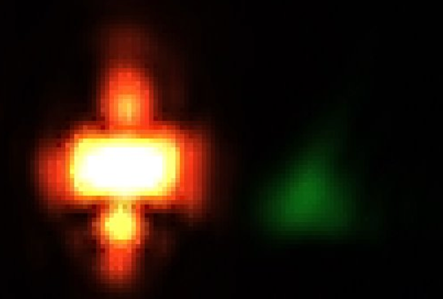
#> input picture test_images/img.png, 443 x 299 px
$ python CV_Manager.py
#> lines starting #> are read from the running program, lines starting #| are printed output that depends on the picture; after the words box and inside, x2 and y2 are one past the last pixel; in counts of white or black regions, pixels touching at a corner belong together; long printed decimals are rounded
#> in find_distance, self.image is the input picture: shape (299, 443, 3); mean B, G, R 12.9, 24.6, 42
### src/laserDetector.py
import cv2
import numpy as np


class LaserDetector:
    def __init__(self, color, image=None):
        self.CUTOFF_LENGTH = 10
        self.color = color
        self.contours = None
        self.ellipse = None
        self.image = image

    def mask(self, color=None, s_min=50, v_min=50, return_images=False):
#> called with color = array of shape (1, 1, 3), s_min = 50, v_min = 50, return_images = False
        if color is None:
            color = self.color
        if self.image is None:
            return None
        img = self.image
        # cv2.imshow("img", img)
        # cv2.waitKey(0)
        if img.ndim == 2:
            img = cv2.cvtColor(img, cv2.COLOR_GRAY2BGR)
        elif img.ndim == 3 and img.shape[2] == 4:
            img = cv2.cvtColor(img, cv2.COLOR_BGRA2BGR)
        # ensure 1x1x3 uint8 for color conversion  # e.g., (0,0,255) for red
        hsv_color = cv2.cvtColor(color, cv2.COLOR_BGR2HSV)
        h = int(hsv_color[0, 0, 0])

        hsv_image = cv2.cvtColor(img, cv2.COLOR_BGR2HSV)
#> hsv_image: shape (299, 443, 3); mean H, S, V 39.5, 182.2, 44.9
        # cv2.imshow("hsv_image", hsv_image)
        # cv2.waitKey(0)

        low_h = (h - self.CUTOFF_LENGTH) % 180
        high_h = (h + self.CUTOFF_LENGTH) % 180

        lower_sv = np.array([s_min, v_min], dtype=np.uint8)

        if low_h <= high_h:
            lower = np.array([low_h, lower_sv[0], lower_sv[1]], dtype=np.uint8)
            upper = np.array([high_h, 255, 255], dtype=np.uint8)
            mask = cv2.inRange(hsv_image, lower, upper)
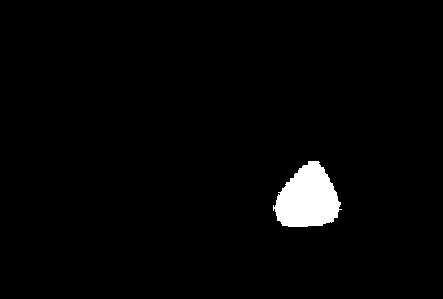
#> mask: shape (299, 443); 2.4% white; 1 white region
        else:
            # wrap-around: [0..high_h] OR [low_h..179]
            lower1 = np.array([0, lower_sv[0], lower_sv[1]], dtype=np.uint8)
            upper1 = np.array([high_h, 255, 255], dtype=np.uint8)
            lower2 = np.array([low_h, lower_sv[0], lower_sv[1]], dtype=np.uint8)
            upper2 = np.array([179, 255, 255], dtype=np.uint8)
            mask = cv2.inRange(hsv_image, lower1, upper1) | cv2.inRange(hsv_image, lower2, upper2)

        masked = cv2.bitwise_and(img, img, mask=mask)
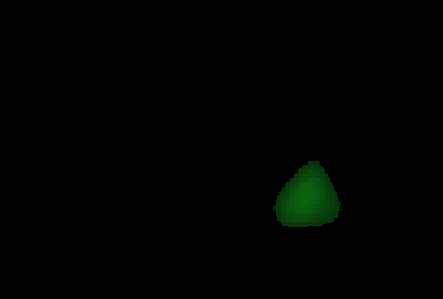
#> masked: shape (299, 443, 3); mean B, G, R 0.3, 1.7, 0.2
        # cv2.imshow("masked", masked)
        # cv2.waitKey(0)
        if return_images:
            return hsv_image, masked
        return mask

    def find_contours(self):
        masked = self.mask()
        self.contours, hierarchy = cv2.findContours(masked, cv2.RETR_LIST, cv2.CHAIN_APPROX_SIMPLE)
#> self.contours = 1 contour; box (x1, y1, x2, y2) and area: (273, 161, 342, 227) 2998
        drawn = cv2.drawContours(self.image, self.contours, -1, (255, 0, 0), 1)
        # cv2.imshow("drawn", drawn)
        # cv2.waitKey(0)
        return drawn

    def fit_ellipse(self, contour_selection=1):
#> called with contour_selection = 0
        if not self.contours:
            print("No contours found!")
            return None
        largest_contours = sorted(self.contours, key=cv2.contourArea, reverse=True)
#> largest_contours has the same summary as self.contours in find_contours
        contour = largest_contours[contour_selection]
#> contour = contour of 111 points, box (x1, y1, x2, y2) (273, 161, 342, 227), area 2998
        ellipse = cv2.fitEllipse(contour)
#> ellipse = ((307.6, 200.5), (60.23, 71.48), 31.45)
        print(ellipse)
#| ((307.575, 200.464), (60.228, 71.481), 31.447)
        self.ellipse = ellipse
#> self.ellipse = ((307.6, 200.5), (60.23, 71.48), 31.45)
        drawn = cv2.ellipse(self.image, ellipse, (0, 255, 0), 2)
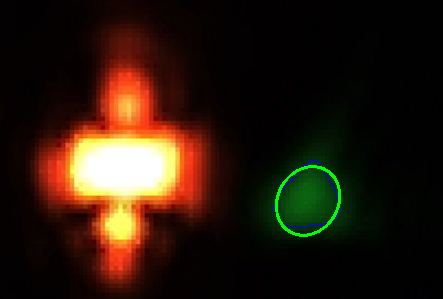
#> drawn: shape (299, 443, 3); mean B, G, R 13.2, 25.5, 41.9
        return drawn, *self.ellipse

    def detect_laser(self, contour_selection=0):
        import time
        start = time.perf_counter()
        self.mask(self.color)
        self.find_contours()
        self.fit_ellipse(contour_selection=contour_selection)
        end = time.perf_counter()
        print(f"Time taken: {end - start} seconds")

### src/CV_Manager.py
import cv2
import numpy as np
import laserDetector as ld
try:
    import gxipy
except:
    print("Daheng GalaxyView SDK not installed. \nEither install it or check the file path in python API")


class CV_Manager:
    def __init__(self):
        # Initialize data objects
        self.green = np.array([[[0, 255, 0]]], dtype=np.uint8)
        self.red = np.array([[[0, 0, 255]]], dtype=np.uint8)
        self.green_laser = ld.LaserDetector(self.green)
        self.red_laser = ld.LaserDetector(self.red)

        # Declare device interfaces
        self.device_manager = None
        self.camera_stream = None

    def initialize_camera_stream(self):
        self.device_manager = gxipy.DeviceManager()
        # The implementation here is slightly different from the C version of the API
        device_num, device_info = self.camera_stream.update_device_list()
        self.camera_stream.open_device_by_index(0)
        self.camera_stream.stream_on()

    def capture_image(self):
        if self.camera_stream is None:
            print("Camera stream not initialized!")
            return None
        image = self.camera_stream.data_stream[0].get_image()
        return image

    def find_distance(self):
        # Here we collect the image from the buffer

        # for testing
        self.image = cv2.imread("../test_images/img.png")
        self.green_laser.image = self.image.copy()
        self.red_laser.image = self.image.copy()
        # end of testing code

        distance = 0
        self.green_laser.detect_laser()
        self.red_laser.detect_laser()
#> call 3 of mask, with color = array of shape (1, 1, 3), s_min = 50, v_min = 50, return_images = False
#> in mask (call 3), `mask = cv2.inRange(hsv_image, lower1, upper1) | cv2.inRange(hsv_image,..`:
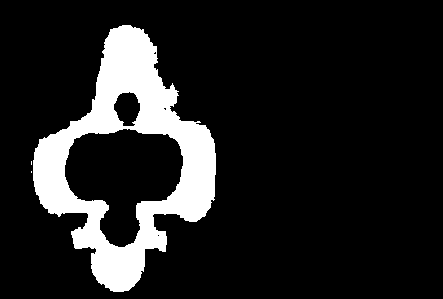
#> mask: shape (299, 443); 13.3% white; 3 white regions (2 under 20 px)
#> in mask (call 3), `masked = cv2.bitwise_and(img, img, mask=mask)`:
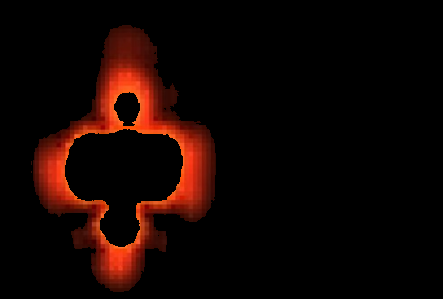
#> masked: shape (299, 443, 3); mean B, G, R 1.7, 4.7, 18.7
#> in find_contours (call 2), `self.contours, hierarchy = cv2.findContours(masked, cv2.RETR_LIST, cv2..`: self.contours = 8 contours, 5 with area under 20; largest, box (x1, y1, x2, y2) and area: (33, 25, 216, 292) 26525, (64, 128, 184, 248) 8926, (113, 91, 141, 127) 688
#> call 2 of fit_ellipse, with contour_selection = 0
#> in fit_ellipse (call 2), `largest_contours = sorted(self.contours, key=cv2.contourArea, reverse=..`: largest_contours has the same summary as self.contours in find_contours
#> in fit_ellipse (call 2), `contour = largest_contours[contour_selection]`: contour = contour of 385 points, box (x1, y1, x2, y2) (33, 25, 216, 292), area 26525
#> in fit_ellipse (call 2), `ellipse = cv2.fitEllipse(contour)`: ellipse = ((124.2, 160.8), (160.1, 230), 177.7)
#| ((124.167, 160.767), (160.060, 229.977), 177.697)
#> in fit_ellipse (call 2), `drawn = cv2.ellipse(self.image, ellipse, (0, 255, 0), 2)`:
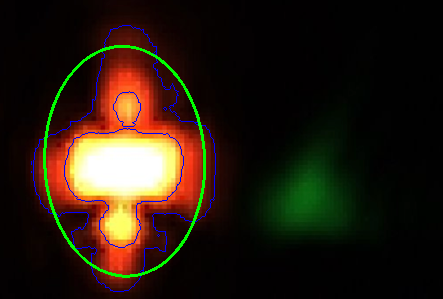
#> drawn: shape (299, 443, 3); mean B, G, R 15.3, 27.5, 39.8
        green_pos, green_axis, green_angle = self.green_laser.ellipse
        green_pos = np.array(green_pos)
        red_pos, red_axis, red_angle = self.red_laser.ellipse
        red_pos = np.array(red_pos)
        print(green_pos, green_axis, green_angle)
        print(red_pos, red_axis, red_angle)
        distance = np.linalg.norm(green_pos - red_pos)
        return distance

    def characterize_lasers(self):
        def gradient_along_axis(ellipse, color, minor_axis):
#> called with ellipse = ((307.6, 200.5), (60.23, 71.48), 31.45), color = array of shape (1, 1, 3), minor_axis = False
            THRESHOLD = .7
            pixels_of_interest = []
            pos, axis, angle = ellipse
            if minor_axis is True:
                angle += 90
            print(f"Angle of {'minor axis' if minor_axis else 'major axis'} gradient: {angle} Degrees")
            color = cv2.cvtColor(color, cv2.COLOR_BGR2HSV)
            image = cv2.cvtColor(self.image.copy(), cv2.COLOR_BGR2HSV)
            y, x = int(round(pos[1])), int(round(pos[0]))
            pixel = image[y, x]
#> pixel = [62, 234, 97]
            gradient_list = []
            gradient_list.append(((y, x), pixel))
            i = 0
            while (1 - THRESHOLD) * 255 <= pixel[2] <= 255 and THRESHOLD * color[0][0][0] <= pixel[0] <= (
                    2 - THRESHOLD) * \
                    color[0][0][0]:  # this will check the saturation and value
                # walk in the positive direction and collect data
                x_change = np.cos(angle) * i
                y_change = np.sin(angle) * i  # we need to round because cos and sin are floats and we need pixel values
                new_x = x + x_change
                new_y = y + y_change
                i += 1
                if (new_y, new_x) == (y, x):
                    # if it rounded to the same position, we need to do it again
                    continue
                else:
                    print(f"iterations required: {i}")
                    i = 0
                    y, x = new_y, new_x
                    pixel_y, pixel_x = int(round(y)), int(round(x))
                    pixel = image[pixel_y, pixel_x]
                    gradient_list.append(((pixel_y, pixel_x), pixel))
#> this loop made 26 passes
#> (x_change, y_change, new_x, new_y, y, pixel) on passes 2, 4, 6, 8, 10, 12, 14, 16, 18, 20, 22, 24: (1, 0.0314, 309, 200, 200, [62, 236, 96]), (1, 0.0314, 310, 200.1, 200.1, [62, 231, 96]), (1, 0.0314, 311, 200.1, 200.1, [62, 231, 96]), (1, 0.0314, 312, 200.1, 200.1, [62, 231, 96]), (1, 0.0314, 313, 200.2, 200.2, [62, 231, 95]), (1, 0.0314, 314, 200.2, 200.2, [63, 230, 93]), (1, 0.0314, 315, 200.2, 200.2, [63, 230, 92]), (1, 0.0314, 316, 200.3, 200.3, [63, 238, 88]), (1, 0.0314, 317, 200.3, 200.3, [63, 240, 85]), (1, 0.0314, 318, 200.3, 200.3, [63, 237, 85]), (1, 0.0314, 319, 200.3, 200.3, [63, 233, 83]), (1, 0.0314, 320, 200.4, 200.4, [62, 236, 80])
#> (x_change, y_change, new_x, new_y) on passes 1, 3, 5, 7, 9, 11: (0, 0, 308, 200), (0, 0, 309, 200), (0, 0, 310, 200.1), (0, 0, 311, 200.1), (0, 0, 312, 200.1), (0, 0, 313, 200.2)
#| iterations required: 2
#| iterations required: 2
#| iterations required: 2
#| iterations required: 2
#| iterations required: 2
#| iterations required: 2
#| iterations required: 2
#| iterations required: 2
#> (further printed lines are left out)
#> after the loop, gradient_list = 14 items
            # now we need to walk in the negative direction doing the exact same thing
            i = 0
            y, x = int(round(pos[1])), int(round(pos[0]))  # reset the position to the starting point
            pixel = image[y, x]
#> pixel = [62, 234, 97]
            print("Now going backwards...")
            while (1 - THRESHOLD) * 255 <= pixel[2] <= 255 and THRESHOLD * color[0][0][0] <= pixel[0] <= (
                    2 - THRESHOLD) * \
                    color[0][0][0]:  # this will check the saturation and value
                # walk in the negative direction and collect data
                x_change = np.cos(angle) * -i
                y_change = np.sin(
                    angle) * -i  # we need to round because cos and sin are floats and we need pixel values
                new_x = x + x_change
                new_y = y + y_change
                i += 1
                if (new_y, new_x) == (y, x):
                    # if it rounded to the same position, we need to do it again
                    continue
                else:
                    print(f"iterations required: {i}")
                    i = 0
                    y, x = new_y, new_x
                    pixel_y, pixel_x = int(round(y)), int(round(x))
                    pixel = image[pixel_y, pixel_x]
                    gradient_list.append(((pixel_y, pixel_x), pixel))
#> this loop made 40 passes
#> (x_change, y_change, new_x, new_y, y, x, pixel_y) on passes 2, 4, 6, 8, 10, 12, 14, 16, 18, 20, 22, 24: (-1, -0.0314, 307, 200, 200, 307, 200), (-1, -0.0314, 306, 199.9, 199.9, 306, 200), (-1, -0.0314, 305, 199.9, 199.9, 305, 200), (-1, -0.0314, 304, 199.9, 199.9, 304, 200), (-1, -0.0314, 303, 199.8, 199.8, 303, 200), (-1, -0.0314, 302, 199.8, 199.8, 302, 200), (-1, -0.0314, 301, 199.8, 199.8, 301, 200), (-1, -0.0314, 300, 199.7, 199.7, 300, 200), (-1, -0.0314, 299, 199.7, 199.7, 299, 200), (-1, -0.0314, 298, 199.7, 199.7, 298, 200), (-1, -0.0314, 297, 199.7, 199.7, 297, 200), (-1, -0.0314, 296, 199.6, 199.6, 296, 200)
#> (x_change, y_change, new_x, new_y) on passes 1, 3, 5, 7, 9, 11: (0, 0, 308, 200), (0, 0, 307, 200), (0, 0, 306, 199.9), (0, 0, 305, 199.9), (0, 0, 304, 199.9), (0, 0, 303, 199.8)
#| iterations required: 2
#| iterations required: 2
#| iterations required: 2
#| iterations required: 2
#| iterations required: 2
#| iterations required: 2
#| iterations required: 2
#| iterations required: 2
#> (further printed lines are left out)
#> after the loop, gradient_list = 34 items

            return gradient_list

        green_pos, green_axis, green_angle = self.green_laser.ellipse
        red_pos, red_axis, red_angle = self.red_laser.ellipse
        green_pos = np.array(green_pos)
        red_pos = np.array(red_pos)

        green_along_major = gradient_along_axis(self.green_laser.ellipse, self.green, False)
#> green_along_major = 34 items
        green_along_minor = gradient_along_axis(self.green_laser.ellipse, self.green, True)
#> the loop in gradient_along_axis (call 2), `while (1 - THRESHOLD) * 255 <= pixel[2] <= 255 and THRESHOLD * color[0..` made 40 passes
#> (x_change, y_change, new_x, new_y, y, x, pixel_y) on passes 2, 4, 6, 8, 10, 12, 14, 16, 18: (-0.476, 0.879, 307.5, 200.9, 200.9, 307.5, 201), (-0.476, 0.879, 307, 201.8, 201.8, 307, 202), (-0.476, 0.879, 306.6, 202.6, 202.6, 306.6, 203), (-0.476, 0.879, 306.1, 203.5, 203.5, 306.1, 204), (-0.476, 0.879, 305.6, 204.4, 204.4, 305.6, 204), (-0.476, 0.879, 305.1, 205.3, 205.3, 305.1, 205), (-0.476, 0.879, 304.7, 206.2, 206.2, 304.7, 206), (-0.476, 0.879, 304.2, 207, 207, 304.2, 207), (-0.476, 0.879, 303.7, 207.9, 207.9, 303.7, 208)
#> (x_change, y_change, new_x, new_y, y, x) on pass 20: (-0.476, 0.879, 303.2, 208.8, 208.8, 303.2)
#| iterations required: 2
#| iterations required: 2
#| iterations required: 2
#| iterations required: 2
#| iterations required: 2
#| iterations required: 2
#| iterations required: 2
#| iterations required: 2
#> (further printed lines are left out)
#> the loop in gradient_along_axis (call 2), `while (1 - THRESHOLD) * 255 <= pixel[2] <= 255 and THRESHOLD * color[0..` made 50 passes
#| iterations required: 2
#| iterations required: 2
#| iterations required: 2
#| iterations required: 2
#| iterations required: 2
#| iterations required: 2
#| iterations required: 2
#| iterations required: 2
#> (further printed lines are left out)
        print(green_along_major)
#> (printed output is left out)
        print(green_along_minor)
#> (printed output is left out)

        print(f"Number of pixels along major axis: {len(green_along_major)}")
        print(f"Number of pixels along minor axis: {len(green_along_minor)}")

    def __del__(self):
        print("Garbage collector: CV_Manager destroyed")
        self.camera_stream.stream_off()
        self.camera_stream.close_device()


if __name__ == "__main__":
    cv_manager = CV_Manager()
    print(f"distance calculated: {cv_manager.find_distance() * 0.24 / 5}")
    cv_manager.characterize_lasers()
